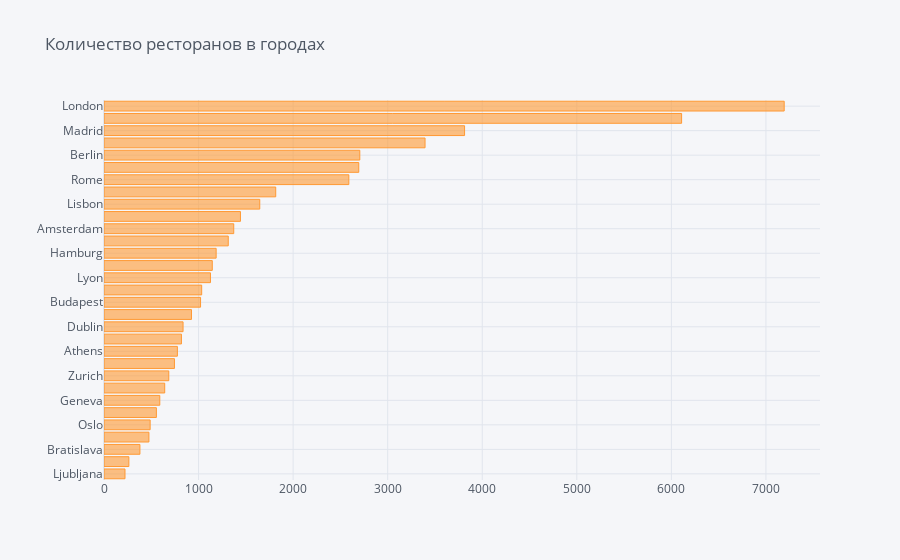

This figure's notebook cell:
### Markdown cell above
### Number of Reviews (Количество отзывов)

### Code cell
show('City', 'Количество ресторанов в городах')

### Figure 1 — Plotly figure (JSON) as saved in the notebook; plotly's stock layout.template omitted (floating-point values rounded to 4 significant figures)
{"data": [{"marker": {"color": "rgba(255, 153, 51, 0.6)", "line": {"color": "rgba(255, 153, 51, 1.0)", "width": 1}}, "name": "City", "orientation": "h", "text": "", "type": "bar", "x": [222, 263, 380, 475, 488, 554, 590, 642, 685, 745, 776, 819, 836, 925, 1021, 1033, 1126, 1145, 1186, 1314, 1372, 1443, 1647, 1816, 2589, 2694, 2705, 3395, 3813, 6108, 7193], "y": ["Ljubljana", "Luxembourg", "Bratislava", "Helsinki", "Oslo", "Krakow", "Geneva", "Oporto", "Zurich", "Edinburgh", "Athens", "Copenhagen", "Dublin", "Warsaw", "Budapest", "Stockholm", "Lyon", "Munich", "Hamburg", "Brussels", "Amsterdam", "Vienna", "Lisbon", "Prague", "Rome", "Milan", "Berlin", "Barcelona", "Madrid", "Paris", "London"]}], "layout": {"legend": {"bgcolor": "#F5F6F9", "font": {"color": "#4D5663"}}, "paper_bgcolor": "#F5F6F9", "plot_bgcolor": "#F5F6F9", "title": {"font": {"color": "#4D5663"}, "text": "Количество ресторанов в городах"}, "xaxis": {"gridcolor": "#E1E5ED", "showgrid": true, "tickfont": {"color": "#4D5663"}, "title": {"font": {"color": "#4D5663"}, "text": ""}, "zerolinecolor": "#E1E5ED"}, "yaxis": {"gridcolor": "#E1E5ED", "showgrid": true, "tickfont": {"color": "#4D5663"}, "title": {"font": {"color": "#4D5663"}, "text": ""}, "zerolinecolor": "#E1E5ED"}}}
